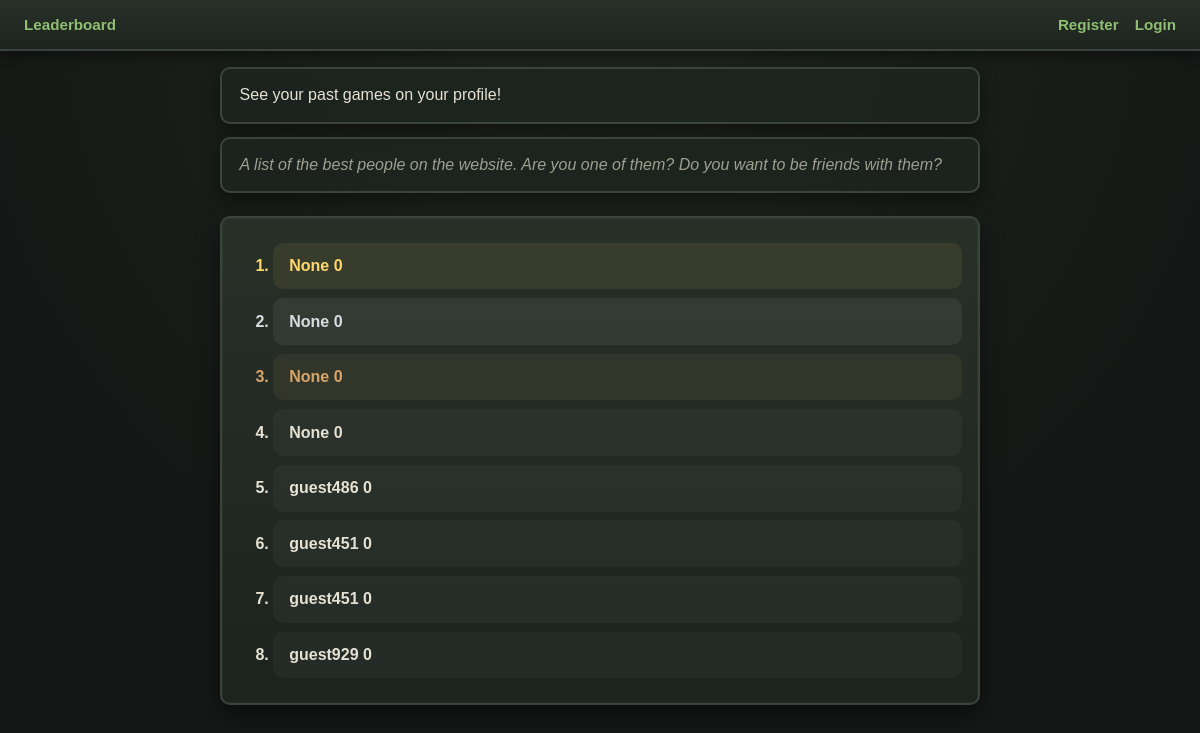
The page /leaderboard on the database as committed earlier.
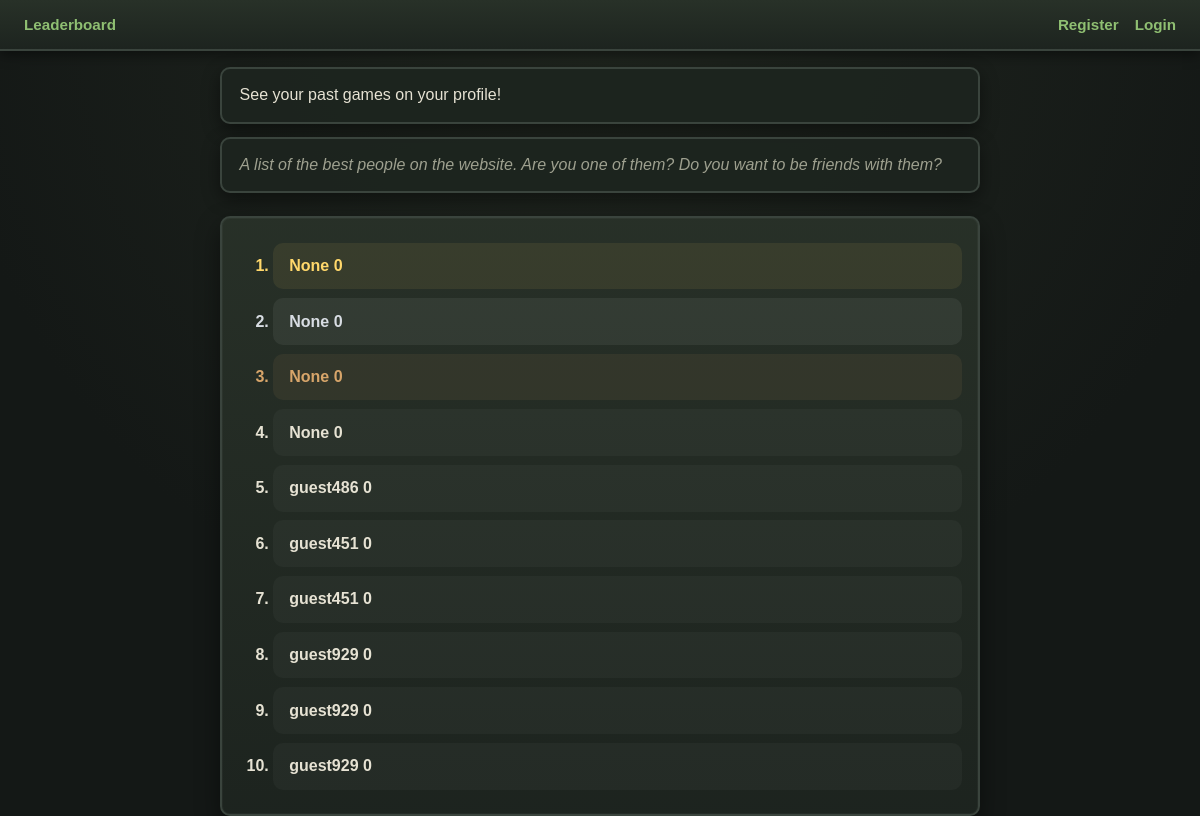
The same page on the database as committed later.
### tables this page shows
CREATE TABLE past_games
(
    user_id TEXT, 
    timestamp DATETIME,
    score INTEGER,
    cheats_used BOOLEAN,
    PRIMARY KEY(user_id,timestamp),
    FOREIGN KEY (user_id) REFERENCES users(user_id)
);

### app.py (the view)
@app.route("/leaderboard", methods=["POST", "GET"])
def leaderboard():
    db = get_db()
    results = db.execute("""SELECT user_id,score
                        FROM past_games
                        ORDER BY score DESC
                        LIMIT 10;""").fetchall()
    return render_template("leaderboard.html", results=results)

### app.py (called while the page is built)
@app.before_request
def load_logged_in_user():
    g.user = session.get("user_id", None)
    g.is_guest = session.get("is_guest",None)

### database.py (called while the page is built)
def get_db():
    if "db" not in g:
        g.db = sqlite3.connect(DATABASE,
                detect_types=sqlite3.PARSE_DECLTYPES)
        g.db.row_factory = sqlite3.Row
    return g.db

### templates/leaderboard.html
{% extends "base.html" %}
    {% block main %}
    <p>See your past games on your profile!</p>
    <p><i>A list of the best people on the website. Are you one of them? Do you want to be friends with them?</i></p>
        <ol>
            {%for result in results%}
            <li>
                {{result["user_id"]}}
                {{ result["score"] }}
            </li>
            {%endfor%}
        </ol>
{% endblock %}

### templates/base.html (shortened to what this page needs)
<!DOCTYPE html>
<html lang="en">
<head>
    <link rel="stylesheet" href="{{ url_for('static',filename='main.css') }}"/>
</head>
<body>
    <header>
        {% if g.user %}
            <p><a href="{{ url_for('profile') }}">{{g.user}}</a></p>
            <p><a href="{{ url_for('leaderboard') }}">Leaderboard</a></p>
            <p><a href="{{ url_for('logout') }}">Logout </a></p>
        {%else %}
            <p><a href="{{ url_for('leaderboard') }}">Leaderboard</a></p>
            <p><a href="{{ url_for('register') }}">Register</a></p>
            <p><a href="{{ url_for('login') }}">Login</a></p>
        {% endif %}
    </header>
    {% block main %}
    {% endblock %}
</body>
</html>

### static/main.css (style rules this page uses)
body { margin: 0; }
:root { --bg: #141816; --panel: #1d241f; --panel-light: #283128; --stone: #3a443d; --moss: #5e7a52; --accent: #8fbf72; --gold: #d7c27a; --text: #e6e2d3; --muted: #9ea08f; --shadow: rgba(0, 0, 0, 0.45); --radius: 10px; --gap: 1rem; }
* { margin: 0; padding: 0; box-sizing: border-box; }
html, body { height: 100%; }
body { font-family: "Trebuchet MS", Verdana, sans-serif; background: radial-gradient(circle at top, #20261f 0%, var(--bg) 65%); color: var(--text); }
header { display: flex; align-items: center; gap: var(--gap); padding: 1rem 1.5rem; background: linear-gradient(to bottom, var(--panel-light), var(--panel)); border-bottom: 2px solid var(--stone); box-shadow: 0 4px 12px var(--shadow); flex-wrap: wrap; }
header p { margin: 0; color: var(--muted); font-size: 0.95rem; }
header p:first-child { margin-right: auto; }
a { color: var(--accent); text-decoration: none; transition: 0.18s ease; font-weight: bold; }
body > p, body > ol { margin-left: auto; margin-right: auto; }
body > p { width: min(760px, 92vw); padding: 0.9rem 1.1rem; margin-top: 1rem; background: rgba(29, 36, 31, 0.92); border: 2px solid var(--stone); border-radius: var(--radius); color: var(--text); box-shadow: 0 6px 18px var(--shadow); line-height: 1.5; }
body > p + p { color: var(--muted); font-style: italic; margin-top: 0.8rem; }
body > ol { width: min(760px, 92vw); margin-top: 1.4rem; margin-bottom: 2rem; padding: 1rem 1rem 1rem 3.2rem; background: linear-gradient(to bottom, rgba(40,49,40,0.96), rgba(29,36,31,0.96)); border: 2px solid var(--stone); border-radius: var(--radius); box-shadow: 0 10px 24px var(--shadow), inset 0 0 0 1px rgba(255,255,255,0.03); }
body > ol li { margin: 0.55rem 0; padding: 0.9rem 1rem; background: rgba(255,255,255,0.03); border-radius: 10px; color: var(--text); font-weight: bold; transition: transform 0.12s ease, background 0.12s ease; }
body > ol li:nth-child(1) { color: #ffd86b; background: rgba(255, 216, 107, 0.08); }
body > ol li:nth-child(2) { color: #d8dde3; background: rgba(216, 221, 227, 0.07); }
body > ol li:nth-child(3) { color: #d7a56a; background: rgba(215, 165, 106, 0.08); }

Rows that differ between the two databases and show on the page:
added past_games: user_id "guest929", score "0"
added past_games: user_id "guest929", score "0"
